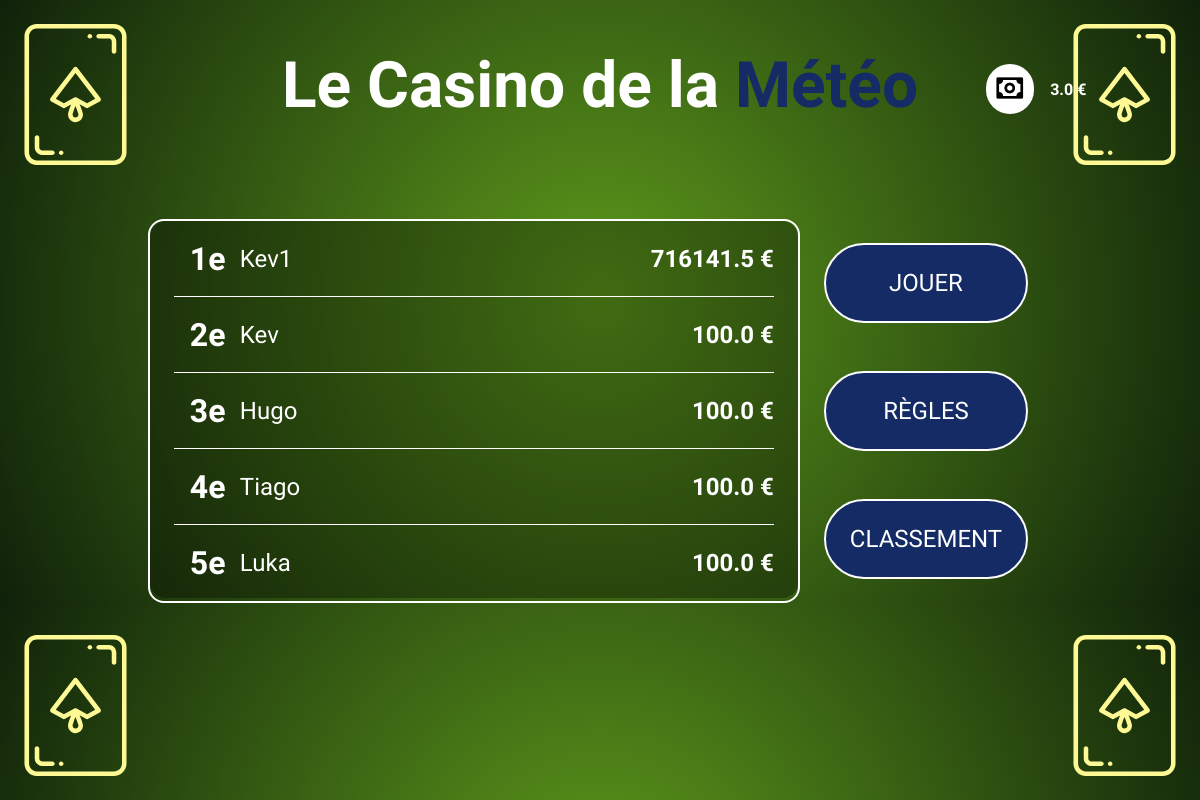
Screenshot of / (signed in) with the database file from the repository.
### base/models.py (models this page shows)
class UserMoney(models.Model):
    user = models.ForeignKey(User, on_delete=models.CASCADE)
    money = models.FloatField(default=100)

### base/views.py (the view)
# urls.py: 2. Add a URL to urlpatterns:  path('', Home.as_view(), name='home')
@login_required
def Home(request):
    user = UserMoney.objects.get(user=request.user)
    Moneyuser = user.money
    ranking = UserMoney.objects.all().order_by('-money')[:5]
    return render(request, 'home.html', {'money': Moneyuser, 'ranking': ranking})

### base/templates/home.html (shortened to what this page needs)
{% extends 'layout/layout.html' %}
{% block content %}
<div class="cards">
</div>
<h1 class="title">Le Casino de la <strong>Météo</strong></h1>
<section class="menu">
    <div class="containerRanking">
        <div class="ranking">
            {% if ranking %}
                {% for userRank in ranking %}
                    <div class="userRank">
                            <h2 class="ranknumber">{{ forloop.counter }}e</h2>
                            <h3>{{ userRank.user.username }}</h3>
                            <h2 class="usermoney">{{ userRank.money }} €</h2>
                </div>
                {% endfor %}
            {% endif %}
        </div>
    </div>
    <div class="buttonsMenu">
        <a href="/play">Jouer</a>
        <a href="/rules">Règles</a>
        <a href="/ranking">Classement</a>
    </div>
</section>
{% endblock %}

### base/templates/layout/layout.html (shortened to what this page needs)
<!DOCTYPE html>
{% load static %}
<html lang="en">
<head>
    <link rel="stylesheet" href="{% static 'css/style.css' %}">
    <link rel="stylesheet" href="{% static 'css/home.css' %}">
    <link href='https://unpkg.com/boxicons@2.1.4/css/boxicons.min.css' rel='stylesheet'>
</head>
<body>
    <div class="moneyUser">
        <div><i class='bx bx-money'></i></div>
        <div><p id="money">{{ money }} €</p></div>
    </div>
    {% block content %} {% endblock %}
</body>

### base/static/css/style.css (style rules this page uses)
* { margin: 0; padding: 0 }
body { font-family: 'Josefin sans'; margin: 0; width: 100%; height: 100%; background: rgb(93,154,27); background: radial-gradient(circle, rgba(93,154,27,1) 0%, rgba(16,34,10,1) 100%, rgba(16,34,10,1) 100%); }
.moneyUser { display: flex; position: absolute; align-items: center; right: 64px; top: 64px; width: 200px; justify-content: center; gap: 16px; }
.moneyUser i { font-size: 32px; padding-right: 0.5px; }
.moneyUser p { color:white; font-weight: bold; }
.moneyUser div:first-child { background: white; padding: 8px; border-radius: 100px; }

### base/static/css/home.css (style rules this page uses)
.title { font-size: 64px; text-align: center; color: white; padding-top: 48px; }
.cards { position: fixed; width: 100%; z-index: -1; height: 100vh; }
.cards svg { position: absolute; }
#card1 { top: 24px; left: 24px; }
#card2 { top: 24px; right: 24px; }
#card3 { bottom: 24px; left: 24px; }
#card4 { bottom: 24px; right: 24px; }
h1 strong { color: #152B65 }
.menu { display: flex; justify-content: center; margin-top: 96px; }
.ranking { background: rgba(0, 0, 0, 0.3); height: 377px; width: 600px; color: white; padding-left: 24px; padding-right: 24px; border-radius: 16px; overflow-y: auto }
.ranknumber { font-size: 32px; width: 50px; }
.ranking h3 { font-size: 24px; font-weight: normal; flex-grow: 1; }
.ranking .userRank { display: flex; align-items: center; padding-left: 16px; height: 75px; border-bottom: 1px solid white; }
.containerRanking { border: 2px solid white; border-radius: 16px; }
.buttonsMenu { display: flex; flex-direction: column; }
.buttonsMenu a { background-color: #152B65; color: white; padding: 1em; margin: 1em; border-radius: 100px; border: 2px solid white; text-align: center; text-decoration: none; text-transform: uppercase; font-size: 24px; }

### rows the page displays
UserMoney: money "3.0"
UserMoney: user.username "Kev1", money "716141.5"
UserMoney: user.username "Kev", money "100.0"
UserMoney: user.username "Hugo", money "100.0"
UserMoney: user.username "Tiago", money "100.0"
UserMoney: user.username "Luka", money "100.0"
